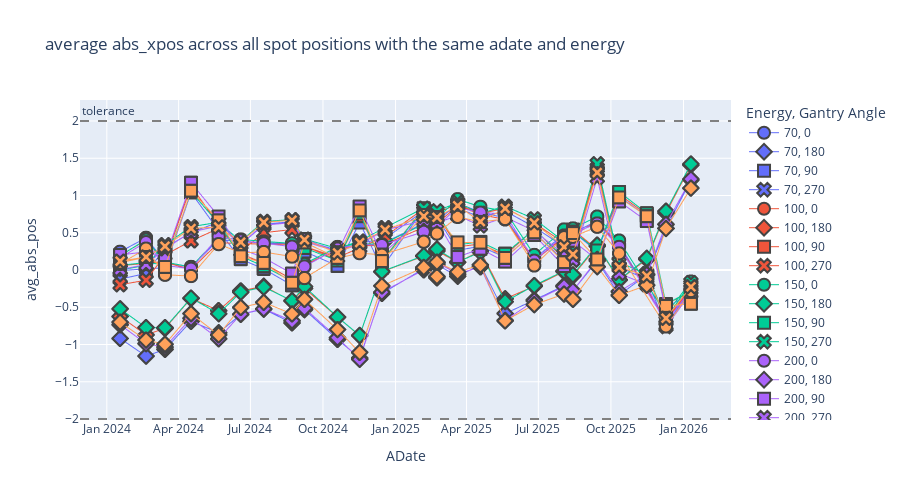

Notebook source saved alongside this figure:
### Code cell
plotly_ave_spot_position(sub_df, "abs_xpos", "Gantry 1", "XRV-3000",  24)

### Figure 1 — Plotly figure (JSON) as saved in the notebook; plotly's stock layout.template omitted (floating-point values rounded to 4 significant figures; data arrays with more than 128 entries replaced by an {"elided": "..."} marker saying what was removed)
{"data": [{"hovertemplate": "Energy=70<br>Gantry Angle=0<br>ADate=%{x}<br>avg_abs_pos=%{y}<extra></extra>", "legendgroup": "70, 0", "line": {"width": 1}, "marker": {"color": "#636efa", "line": {"width": 2}, "size": 12, "symbol": "circle"}, "mode": "markers+lines", "name": "70, 0", "showlegend": true, "type": "scattergl", "x": {"elided": "216 str values"}, "xaxis": "x", "y": {"elided": "216 float values"}, "yaxis": "y"}, {"hovertemplate": "Energy=70<br>Gantry Angle=180<br>ADate=%{x}<br>avg_abs_pos=%{y}<extra></extra>", "legendgroup": "70, 180", "line": {"width": 1}, "marker": {"color": "#636efa", "line": {"width": 2}, "size": 12, "symbol": "diamond"}, "mode": "markers+lines", "name": "70, 180", "showlegend": true, "type": "scattergl", "x": {"elided": "234 str values"}, "xaxis": "x", "y": {"elided": "234 float values"}, "yaxis": "y"}, {"hovertemplate": "Energy=70<br>Gantry Angle=90<br>ADate=%{x}<br>avg_abs_pos=%{y}<extra></extra>", "legendgroup": "70, 90", "line": {"width": 1}, "marker": {"color": "#636efa", "line": {"width": 2}, "size": 12, "symbol": "square"}, "mode": "markers+lines", "name": "70, 90", "showlegend": true, "type": "scattergl", "x": {"elided": "225 str values"}, "xaxis": "x", "y": {"elided": "225 float values"}, "yaxis": "y"}, {"hovertemplate": "Energy=70<br>Gantry Angle=270<br>ADate=%{x}<br>avg_abs_pos=%{y}<extra></extra>", "legendgroup": "70, 270", "line": {"width": 1}, "marker": {"color": "#636efa", "line": {"width": 2}, "size": 12, "symbol": "x"}, "mode": "markers+lines", "name": "70, 270", "showlegend": true, "type": "scattergl", "x": {"elided": "225 str values"}, "xaxis": "x", "y": {"elided": "225 float values"}, "yaxis": "y"}, {"hovertemplate": "Energy=100<br>Gantry Angle=0<br>ADate=%{x}<br>avg_abs_pos=%{y}<extra></extra>", "legendgroup": "100, 0", "line": {"width": 1}, "marker": {"color": "#EF553B", "line": {"width": 2}, "size": 12, "symbol": "circle"}, "mode": "markers+lines", "name": "100, 0", "showlegend": true, "type": "scattergl", "x": {"elided": "216 str values"}, "xaxis": "x", "y": {"elided": "216 float values"}, "yaxis": "y"}, {"hovertemplate": "Energy=100<br>Gantry Angle=180<br>ADate=%{x}<br>avg_abs_pos=%{y}<extra></extra>", "legendgroup": "100, 180", "line": {"width": 1}, "marker": {"color": "#EF553B", "line": {"width": 2}, "size": 12, "symbol": "diamond"}, "mode": "markers+lines", "name": "100, 180", "showlegend": true, "type": "scattergl", "x": {"elided": "234 str values"}, "xaxis": "x", "y": {"elided": "234 float values"}, "yaxis": "y"}, {"hovertemplate": "Energy=100<br>Gantry Angle=90<br>ADate=%{x}<br>avg_abs_pos=%{y}<extra></extra>", "legendgroup": "100, 90", "line": {"width": 1}, "marker": {"color": "#EF553B", "line": {"width": 2}, "size": 12, "symbol": "square"}, "mode": "markers+lines", "name": "100, 90", "showlegend": true, "type": "scattergl", "x": {"elided": "225 str values"}, "xaxis": "x", "y": {"elided": "225 float values"}, "yaxis": "y"}, {"hovertemplate": "Energy=100<br>Gantry Angle=270<br>ADate=%{x}<br>avg_abs_pos=%{y}<extra></extra>", "legendgroup": "100, 270", "line": {"width": 1}, "marker": {"color": "#EF553B", "line": {"width": 2}, "size": 12, "symbol": "x"}, "mode": "markers+lines", "name": "100, 270", "showlegend": true, "type": "scattergl", "x": {"elided": "225 str values"}, "xaxis": "x", "y": {"elided": "225 float values"}, "yaxis": "y"}, {"hovertemplate": "Energy=150<br>Gantry Angle=0<br>ADate=%{x}<br>avg_abs_pos=%{y}<extra></extra>", "legendgroup": "150, 0", "line": {"width": 1}, "marker": {"color": "#00cc96", "line": {"width": 2}, "size": 12, "symbol": "circle"}, "mode": "markers+lines", "name": "150, 0", "showlegend": true, "type": "scattergl", "x": {"elided": "216 str values"}, "xaxis": "x", "y": {"elided": "216 float values"}, "yaxis": "y"}, {"hovertemplate": "Energy=150<br>Gantry Angle=180<br>ADate=%{x}<br>avg_abs_pos=%{y}<extra></extra>", "legendgroup": "150, 180", "line": {"width": 1}, "marker": {"color": "#00cc96", "line": {"width": 2}, "size": 12, "symbol": "diamond"}, "mode": "markers+lines", "name": "150, 180", "showlegend": true, "type": "scattergl", "x": {"elided": "234 str values"}, "xaxis": "x", "y": {"elided": "234 float values"}, "yaxis": "y"}, {"hovertemplate": "Energy=150<br>Gantry Angle=90<br>ADate=%{x}<br>avg_abs_pos=%{y}<extra></extra>", "legendgroup": "150, 90", "line": {"width": 1}, "marker": {"color": "#00cc96", "line": {"width": 2}, "size": 12, "symbol": "square"}, "mode": "markers+lines", "name": "150, 90", "showlegend": true, "type": "scattergl", "x": {"elided": "225 str values"}, "xaxis": "x", "y": {"elided": "225 float values"}, "yaxis": "y"}, {"hovertemplate": "Energy=150<br>Gantry Angle=270<br>ADate=%{x}<br>avg_abs_pos=%{y}<extra></extra>", "legendgroup": "150, 270", "line": {"width": 1}, "marker": {"color": "#00cc96", "line": {"width": 2}, "size": 12, "symbol": "x"}, "mode": "markers+lines", "name": "150, 270", "showlegend": true, "type": "scattergl", "x": {"elided": "225 str values"}, "xaxis": "x", "y": {"elided": "225 float values"}, "yaxis": "y"}, {"hovertemplate": "Energy=200<br>Gantry Angle=0<br>ADate=%{x}<br>avg_abs_pos=%{y}<extra></extra>", "legendgroup": "200, 0", "line": {"width": 1}, "marker": {"color": "#ab63fa", "line": {"width": 2}, "size": 12, "symbol": "circle"}, "mode": "markers+lines", "name": "200, 0", "showlegend": true, "type": "scattergl", "x": {"elided": "216 str values"}, "xaxis": "x", "y": {"elided": "216 float values"}, "yaxis": "y"}, {"hovertemplate": "Energy=200<br>Gantry Angle=180<br>ADate=%{x}<br>avg_abs_pos=%{y}<extra></extra>", "legendgroup": "200, 180", "line": {"width": 1}, "marker": {"color": "#ab63fa", "line": {"width": 2}, "size": 12, "symbol": "diamond"}, "mode": "markers+lines", "name": "200, 180", "showlegend": true, "type": "scattergl", "x": {"elided": "234 str values"}, "xaxis": "x", "y": {"elided": "234 float values"}, "yaxis": "y"}, {"hovertemplate": "Energy=200<br>Gantry Angle=90<br>ADate=%{x}<br>avg_abs_pos=%{y}<extra></extra>", "legendgroup": "200, 90", "line": {"width": 1}, "marker": {"color": "#ab63fa", "line": {"width": 2}, "size": 12, "symbol": "square"}, "mode": "markers+lines", "name": "200, 90", "showlegend": true, "type": "scattergl", "x": {"elided": "225 str values"}, "xaxis": "x", "y": {"elided": "225 float values"}, "yaxis": "y"}, {"hovertemplate": "Energy=200<br>Gantry Angle=270<br>ADate=%{x}<br>avg_abs_pos=%{y}<extra></extra>", "legendgroup": "200, 270", "line": {"width": 1}, "marker": {"color": "#ab63fa", "line": {"width": 2}, "size": 12, "symbol": "x"}, "mode": "markers+lines", "name": "200, 270", "showlegend": true, "type": "scattergl", "x": {"elided": "225 str values"}, "xaxis": "x", "y": {"elided": "225 float values"}, "yaxis": "y"}, {"hovertemplate": "Energy=240<br>Gantry Angle=0<br>ADate=%{x}<br>avg_abs_pos=%{y}<extra></extra>", "legendgroup": "240, 0", "line": {"width": 1}, "marker": {"color": "#FFA15A", "line": {"width": 2}, "size": 12, "symbol": "circle"}, "mode": "markers+lines", "name": "240, 0", "showlegend": true, "type": "scattergl", "x": {"elided": "216 str values"}, "xaxis": "x", "y": {"elided": "216 float values"}, "yaxis": "y"}, {"hovertemplate": "Energy=240<br>Gantry Angle=180<br>ADate=%{x}<br>avg_abs_pos=%{y}<extra></extra>", "legendgroup": "240, 180", "line": {"width": 1}, "marker": {"color": "#FFA15A", "line": {"width": 2}, "size": 12, "symbol": "diamond"}, "mode": "markers+lines", "name": "240, 180", "showlegend": true, "type": "scattergl", "x": {"elided": "234 str values"}, "xaxis": "x", "y": {"elided": "234 float values"}, "yaxis": "y"}, {"hovertemplate": "Energy=240<br>Gantry Angle=90<br>ADate=%{x}<br>avg_abs_pos=%{y}<extra></extra>", "legendgroup": "240, 90", "line": {"width": 1}, "marker": {"color": "#FFA15A", "line": {"width": 2}, "size": 12, "symbol": "square"}, "mode": "markers+lines", "name": "240, 90", "showlegend": true, "type": "scattergl", "x": {"elided": "225 str values"}, "xaxis": "x", "y": {"elided": "225 float values"}, "yaxis": "y"}, {"hovertemplate": "Energy=240<br>Gantry Angle=270<br>ADate=%{x}<br>avg_abs_pos=%{y}<extra></extra>", "legendgroup": "240, 270", "line": {"width": 1}, "marker": {"color": "#FFA15A", "line": {"width": 2}, "size": 12, "symbol": "x"}, "mode": "markers+lines", "name": "240, 270", "showlegend": true, "type": "scattergl", "x": {"elided": "225 str values"}, "xaxis": "x", "y": {"elided": "225 float values"}, "yaxis": "y"}], "layout": {"annotations": [{"showarrow": false, "text": "tolerance", "x": 0, "xanchor": "left", "xref": "x domain", "y": 2, "yanchor": "bottom", "yref": "y"}], "height": 500, "legend": {"title": {"text": "Energy, Gantry Angle"}, "tracegroupgap": 0}, "shapes": [{"line": {"color": "grey", "dash": "dash"}, "type": "line", "x0": 0, "x1": 1, "xref": "x domain", "y0": 2, "y1": 2, "yref": "y"}, {"line": {"color": "grey", "dash": "dash"}, "type": "line", "x0": 0, "x1": 1, "xref": "x domain", "y0": -2, "y1": -2, "yref": "y"}], "title": {"text": "average abs_xpos across all spot positions with the same adate and energy"}, "xaxis": {"anchor": "y", "domain": [0, 1], "title": {"text": "ADate"}}, "yaxis": {"anchor": "x", "domain": [0, 1], "title": {"text": "avg_abs_pos"}}}}
